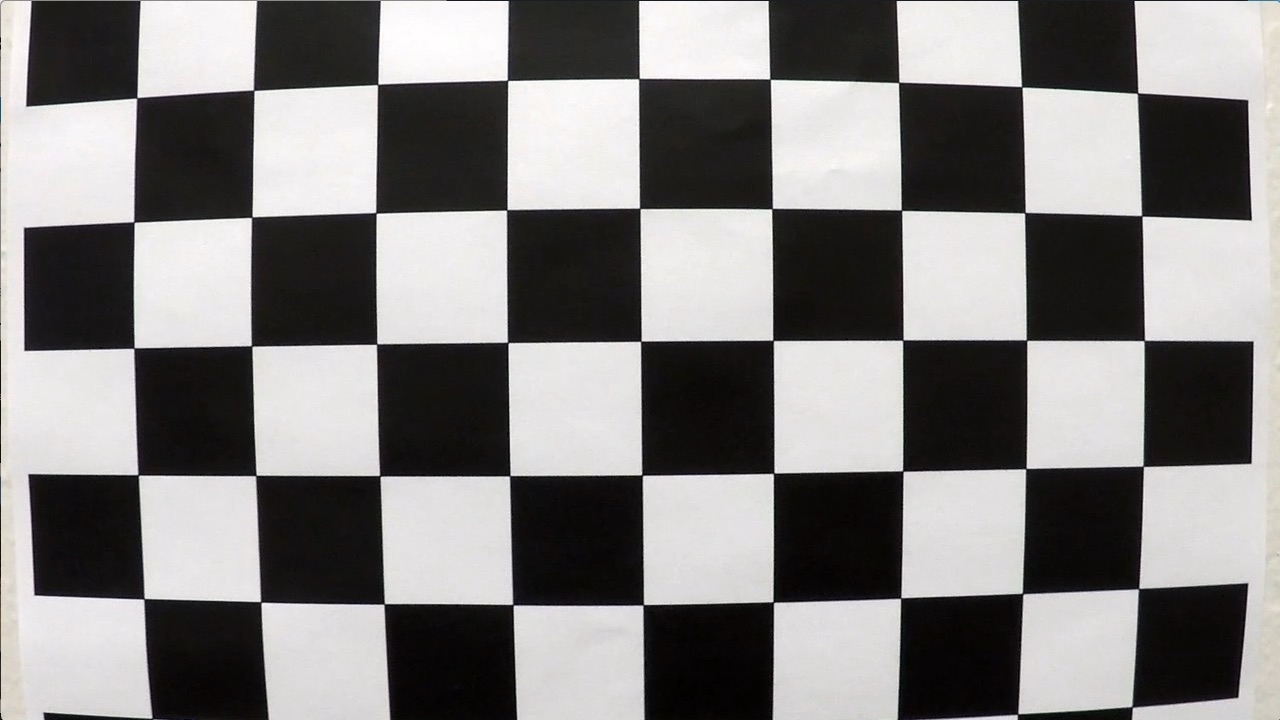
#> input picture term-1/P4_AdvancedLaneFinding_ComputerVision/camera_cal/calibration1.jpg, 1280 x 720 px; its folder holds 5 pictures in this run; the run also reads 1 picture not shown here
$ jupyter execute --allow-errors Advanced_lane_detection.ipynb   (shell and % lines are left out)   (older library calls are emulated)
#> lines starting #> are read from the running program, lines starting #| are printed output that depends on the picture
# Advanced Lane Detection

[cell 1]
import numpy as np
import cv2
import matplotlib.pyplot as plt
import matplotlib.image as mpimg
from glob import glob
import imageio
#> (the rest of this cell did not finish here and is left out)

## Camera Calibration and Image Undistortion

[cell 2]
# Create lists to store object points and image points from all images
objpoints = []
imgpoints = []

# Prepare object points
objp = np.zeros((6*9,3),np.float32)
objp[:,:2] = np.mgrid[0:9,0:6].T.reshape(-1,2)

# Loop through calibration checkboard images and search for corners
for fname in glob('./camera_cal/calibration*.jpg'):
    img = mpimg.imread(fname)
#> img is the input picture: shape (720, 1280, 3); mean R, G, B 130.1, 128.4, 127.8
    gray = cv2.cvtColor(img,cv2.COLOR_BGR2GRAY)

    # Find the chessboard corners
    ret, corners = cv2.findChessboardCorners(gray, (9,6),None)
#> ret = False; corners = None

    # If found, add to imgpoints, objpoints
    if ret == True:
        imgpoints.append(corners)
        objpoints.append(objp)
        #img = cv2.drawChessboardCorners(img, (9,6), corners, ret)

# Perform camera calibration
ret, mtx, dist, rvecs, tvecs = cv2.calibrateCamera(objpoints, imgpoints, gray.shape[::-1],None,None)

[cell 3]
# Read an example calibration image
cal_img = mpimg.imread('./camera_cal/calibration2.jpg')
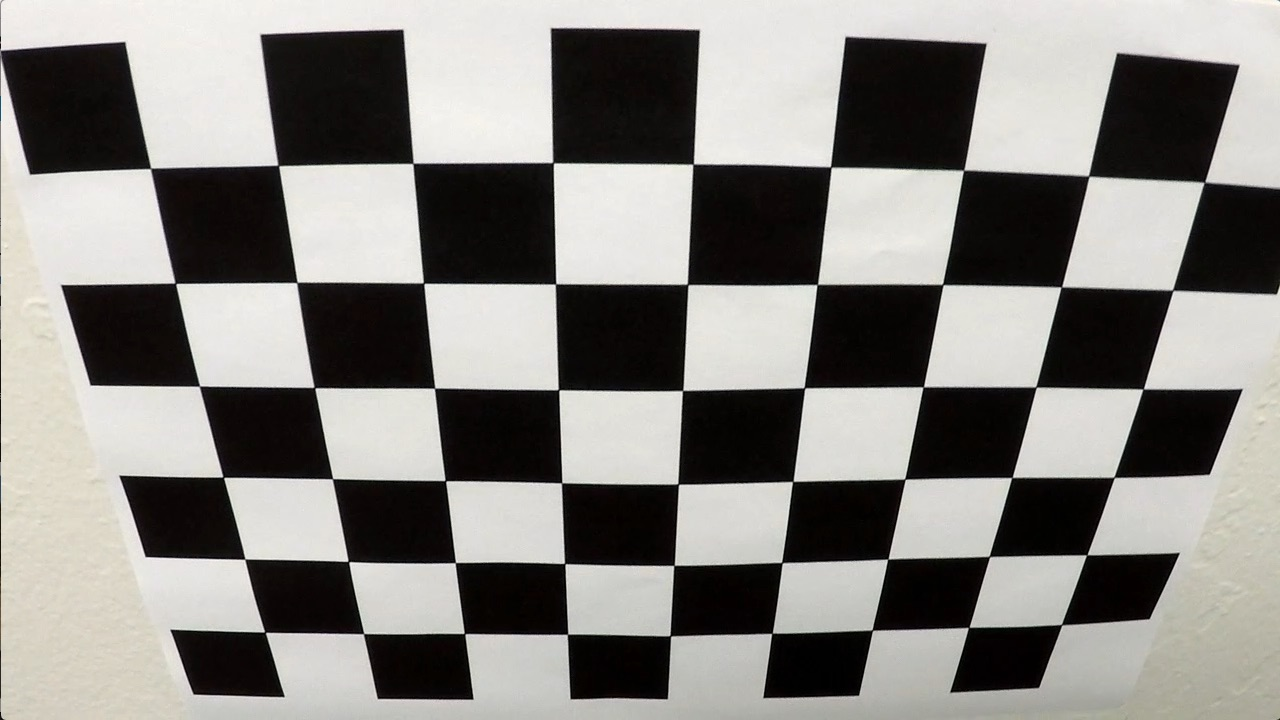
#> input picture term-1/P4_AdvancedLaneFinding_ComputerVision/camera_cal/calibration2.jpg, 1280 x 720 px
#> cal_img is the input picture: shape (720, 1280, 3); mean R, G, B 134.4, 132.4, 128.5

# Undistort image using camera calibration parameters
cal_undist = cv2.undistort(cal_img, mtx, dist, None, mtx)

[cell 4]
# Plot original and undistorted images
f, (ax1, ax2) = plt.subplots(1, 2, figsize=(24, 9))
f.tight_layout()
ax1.imshow(cal_img)
ax1.set_title('Original Image', fontsize=30)
ax2.imshow(cal_undist)
ax2.set_title('Undistorted Image', fontsize=30)
plt.subplots_adjust(left=0., right=1, top=0.9, bottom=0.)

## Lane detection on Test images

[cell 5]
# Read an example test image
test_img = mpimg.imread('./test_images/test5.jpg')
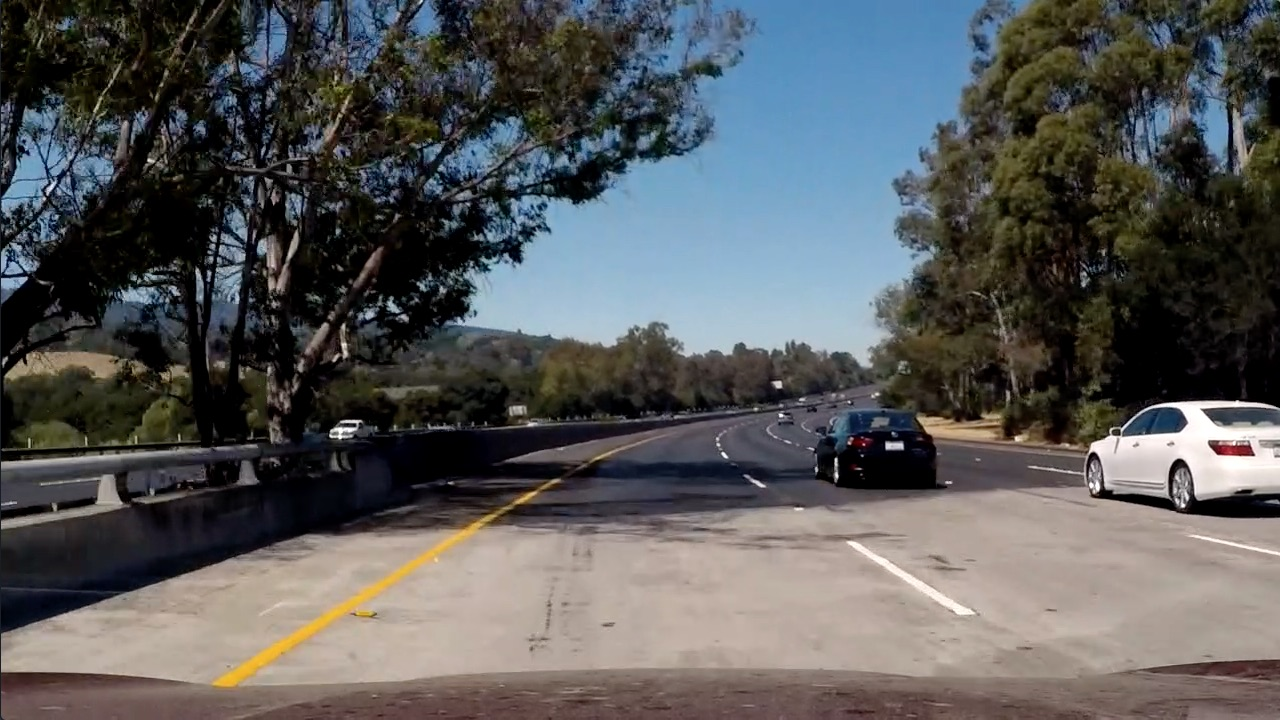
#> input picture term-1/P4_AdvancedLaneFinding_ComputerVision/test_images/test5.jpg, 1280 x 720 px
#> test_img is the input picture: shape (720, 1280, 3); mean R, G, B 88.5, 89.3, 89.8

# Undistort image using camera calibration parameters
test_undist = cv2.undistort(test_img, mtx, dist, None, mtx)

[cell 6]
# Plot original and undistorted images
f, (ax1, ax2) = plt.subplots(1, 2, figsize=(24, 9))
f.tight_layout()
ax1.imshow(test_img)
ax1.set_title('Original Image', fontsize=30)
ax2.imshow(test_undist)
ax2.set_title('Undistorted Image', fontsize=30)
plt.subplots_adjust(left=0., right=1, top=0.9, bottom=0.)

### Preprocessing image using HLS and Color thresholds

[cell 7]
# Mask and threshold parameters

mask_vertices = np.array([[[182, 720], [500, 466], [782, 464], [1234, 720]]]) # mask

s_thresh = (90,255) # threshold in S channel
h_thresh = (15,105) # threshold in H channel
r_thresh = (200,255) #threshold in R channel

[cell 8]
def preprocess(image,mask_vertices = mask_vertices, s_thresh = s_thresh, r_thresh = r_thresh, h_thresh = h_thresh):

    # mask image
#> called with mask_vertices = array of shape (1, 4, 2), s_thresh = (90, 255), r_thresh = (200, 255), h_thresh = (15, 105)
    mask = np.uint8(np.zeros_like(image[:,:,0]))
    vertices = mask_vertices
    cv2.fillPoly(mask, vertices, (1))

    # threshold in H and S channels
    hls = cv2.cvtColor(image, cv2.COLOR_BGR2HLS)
    S = hls[:,:,2]
    H = hls[:,:,0]
    hs_binary = np.zeros_like(S)
    hs_binary[(S > s_thresh[0]) & (S <= s_thresh[1]) & (H > h_thresh[0]) & (H <= h_thresh[1])] = 1

    # threshold in R channel
    R = image[:,:,2]
    r_binary = np.zeros_like(R)
    r_binary[(R > r_thresh[0]) & (R <= r_thresh[1])] = 1


    # combine the results
    combined_binary_masked = cv2.bitwise_and(cv2.bitwise_or(hs_binary,r_binary),mask)

    return combined_binary_masked

[cell 9]
# Preprocessing the example test image
test_preproc = preprocess(test_undist)

# Plotting the resulting binary image
plt.imshow(test_preproc,cmap='gray')

### Perspective Transformation

[cell 10]
# Parameters for perspective transformation

src = np.float32([[258, 679], [446, 549], [837, 549], [1045, 679]]) # perspective transform source
dst = np.float32([[258, 679], [258, 549], [837, 549], [837, 679]]) # perspective transform destionation

[cell 11]
# Perspective tranformation to bird's eye view
M = cv2.getPerspectiveTransform(src, dst)

# Inverse transformation to original perspective
Minv = cv2.getPerspectiveTransform(dst, src)

[cell 12]
# Perspective transformation of the preprocessed example test image
test_warp = cv2.warpPerspective(test_preproc, M, test_preproc.shape[::-1], flags=cv2.INTER_LINEAR)

# Plotting the resulting warped image
plt.imshow(test_warp, cmap='gray')

### Finding lane lines using sliding window search

[cell 13]
def find_lanes(binary_warped, nwindows = 6, margin = 100, minpix = 50):

    # Take a histogram of the bottom half of the image
#> called with nwindows = 6, margin = 100, minpix = 50
    histogram = np.sum(binary_warped[np.int(binary_warped.shape[0]/2):,:], axis=0)
#> histogram = 1280 values, max 292 at index 251, min 0 at index 0, mean 9.79

    # Find the peak of the left and right  halves of the histogram
    # These will be the starting point for the left and right lines
    midpoint = np.int(histogram.shape[0]/2)
    leftx_base = np.argmax(histogram[:midpoint])
#> leftx_base = 251
    rightx_base = np.argmax(histogram[midpoint:]) + midpoint
#> rightx_base = 866

    # Set height of windows
    window_height = np.int(binary_warped.shape[0]/nwindows)

    # Identify the x and y positions of all nonzero pixels in the image
    nonzero = binary_warped.nonzero()
#> nonzero = 16912 positions, rows 129 to 693, columns 221 to 924
    nonzeroy = np.array(nonzero[0])
#> nonzeroy = 16912 values from 129 to 693
    nonzerox = np.array(nonzero[1])
#> nonzerox = 16912 values, max 924 at index 1193, min 221 at index 6454, mean 347.8

    # Current positions to be updated for each window
    leftx_current = leftx_base
#> leftx_current = 251
    rightx_current = rightx_base
#> rightx_current = 866

    # Create empty lists to receive left and right lane pixel indices
    left_lane_inds = []
    right_lane_inds = []

    # Step through the windows one by one
    for window in range(nwindows):

        # Identify window boundaries in x and y (and right and left)
        win_y_low = binary_warped.shape[0] - (window+1)*window_height
        win_y_high = binary_warped.shape[0] - window*window_height
        win_xleft_low = leftx_current - margin
        win_xleft_high = leftx_current + margin
        win_xright_low = rightx_current - margin
        win_xright_high = rightx_current + margin

        # Identify the nonzero pixels in x and y within the window
        good_left_inds = ((nonzeroy >= win_y_low) & (nonzeroy < win_y_high) & (nonzerox >= win_xleft_low) & (nonzerox < win_xleft_high)).nonzero()[0]
        good_right_inds = ((nonzeroy >= win_y_low) & (nonzeroy < win_y_high) & (nonzerox >= win_xright_low) & (nonzerox < win_xright_high)).nonzero()[0]

        # Append these indices to the lists
        left_lane_inds.append(good_left_inds)
        right_lane_inds.append(good_right_inds)

        # If you found > minpix pixels, recenter next window on their mean position
        if len(good_left_inds) > minpix:
            leftx_current = np.int(np.mean(nonzerox[good_left_inds]))
        if len(good_right_inds) > minpix:
            rightx_current = np.int(np.mean(nonzerox[good_right_inds]))
#> this loop made 6 passes
#> (win_xleft_low, win_xleft_high, win_xright_low, win_xright_high, leftx_current, rightx_current) on passes 1 to 4: (151, 351, 766, 966, 245, 860), (145, 345, 760, 960, 249, 868), (149, 349, 768, 968, 262, 888), (162, 362, 788, 988, 275, 914)
#> after the loop, left_lane_inds = 6 items; right_lane_inds = 6 items

    # Concatenate the arrays of indices
    left_lane_inds = np.concatenate(left_lane_inds)
#> left_lane_inds = 14470 values, max 16911 at index 2314, min 0 at index 13405, mean 8131.7
    right_lane_inds = np.concatenate(right_lane_inds)
#> right_lane_inds = 2442 values, max 15965 at index 745, min 1130 at index 1851, mean 10374

    # Extract left and right line pixel positions
    leftx = nonzerox[left_lane_inds]
#> leftx = 14470 values, max 370 at index 13442, min 221 at index 8867, mean 258.4
    lefty = nonzeroy[left_lane_inds]
#> lefty = 14470 values, max 693 at index 2311, min 129 at index 13405, mean 455
    rightx = nonzerox[right_lane_inds]
#> rightx = 2442 values, max 924 at index 1914, min 849 at index 712, mean 877.6
    righty = nonzeroy[right_lane_inds]
#> righty = 2442 values, max 643 at index 730, min 254 at index 1851, mean 511.4

    return leftx, lefty, rightx, righty

def fit_polynomial(leftx, lefty, rightx, righty):

    # Fit a second order polynomial to each
    left_fit = np.polyfit(lefty, leftx, 2)
    right_fit = np.polyfit(righty, rightx, 2)

    return left_fit, right_fit

def draw_curves(binary_warped, left_fit, right_fit):

    # Generate x and y values for plotting
    ploty = np.linspace(0, binary_warped.shape[0]-1, binary_warped.shape[0] )
    left_fitx = left_fit[0]*ploty**2 + left_fit[1]*ploty + left_fit[2]
    right_fitx = right_fit[0]*ploty**2 + right_fit[1]*ploty + right_fit[2]

    return left_fitx, right_fitx, ploty

[cell 14]
# Detect lanes on the warped example test image
test_leftx, test_lefty, test_rightx, test_righty = find_lanes(test_warp)
test_left_fit, test_right_fit = fit_polynomial(test_leftx, test_lefty, test_rightx, test_righty)
test_left_fitx, test_right_fitx, test_ploty = draw_curves(test_warp, test_left_fit, test_right_fit)

[cell 15]
# Create an output image to draw on and  visualize the result
out_img = np.dstack((test_warp, test_warp, test_warp))*255

out_img[test_lefty, test_leftx] = [255, 0, 0]
out_img[test_righty, test_rightx] = [0, 0, 255]
plt.imshow(out_img)
plt.plot(test_left_fitx, test_ploty, color='yellow')
plt.plot(test_right_fitx, test_ploty, color='yellow')
plt.xlim(0, 1280)
plt.ylim(720, 0)

### Measuring curvature

[cell 16]
def rad_curvature(binary_warped, leftx, lefty, rightx, righty, left_fitx, right_fitx, ploty):

    # Define y-value where we want radius of curvature
    # I'll choose the maximum y-value, corresponding to the bottom of the image
    y_eval = np.int(np.max(ploty))
    #print(y_eval)

    leftx = leftx[::-1]  # Reverse to match top-to-bottom in y
    rightx = rightx[::-1]  # Reverse to match top-to-bottom in y

    # Define conversions in x and y from pixels space to meters
    ym_per_pix = 30/720 # meters per pixel in y dimension
    xm_per_pix = 3.7/700 # meters per pixel in x dimension

    # Fit new polynomials to x,y in world space
    left_fit_cr = np.polyfit(lefty*ym_per_pix, leftx*xm_per_pix, 2)
    right_fit_cr = np.polyfit(righty*ym_per_pix, rightx*xm_per_pix, 2)

    # Calculate the new radii of curvature
    left_curverad = ((1 + (2*left_fit_cr[0]*y_eval*ym_per_pix + left_fit_cr[1])**2)**1.5) / np.absolute(2*left_fit_cr[0])
    right_curverad = ((1 + (2*right_fit_cr[0]*y_eval*ym_per_pix + right_fit_cr[1])**2)**1.5) / np.absolute(2*right_fit_cr[0])

    # Now our radius of curvature is in meters

    # Take the average of left and right radii
    radius = (left_curverad + right_curverad)/2.

    # left right lane positions in the pixels space
    left_lane_pos  = left_fitx[y_eval]
    right_lane_pos = right_fitx[y_eval]

    # deviation from center in meters
    deviation = ((right_lane_pos + left_lane_pos)/2. - 1280/2.)*xm_per_pix

    return [radius, deviation]

[cell 17]
# Calculate radius of curvature and deviation from center in the example test image
test_radius, test_deviation = rad_curvature(test_warp, test_leftx, test_lefty, test_rightx, test_righty, test_left_fitx, test_right_fitx, test_ploty)
print(test_radius, test_deviation)

### Highlighting lane in the original image

[cell 18]
def draw_lane(binary_warped, undistorted, left_fitx, right_fitx, ploty, Minv):

    # Create an image to draw the lines on
    warp_zero = np.zeros_like(binary_warped).astype(np.uint8)
    color_warp = np.dstack((warp_zero, warp_zero, warp_zero))

    # Recast the x and y points into usable format for cv2.fillPoly()
    pts_left = np.array([np.transpose(np.vstack([left_fitx, ploty]))])
    pts_right = np.array([np.flipud(np.transpose(np.vstack([right_fitx, ploty])))])
    pts = np.hstack((pts_left, pts_right))

    # Draw the lane onto the warped blank image
    cv2.fillPoly(color_warp, np.int_([pts]), (0,255, 0))

    # Warp the blank back to original image space using inverse perspective matrix (Minv)
    newwarp = cv2.warpPerspective(color_warp, Minv, (undistorted.shape[1], undistorted.shape[0]))

    # Combine the result with the original image
    image_highlighted = cv2.addWeighted(undistorted, 1, newwarp, 0.3, 0)

    return image_highlighted

[cell 19]
# Highlight lane in the example test image
test_image_highlighted = draw_lane(test_warp, test_undist, test_left_fitx, test_right_fitx, test_ploty, Minv)

# Print radius and deviation information on the image
cv2.putText(test_image_highlighted, "curve radius: {} m".format(int(test_radius)), (50,80), cv2.FONT_HERSHEY_SIMPLEX, 1, (225,225,225), 2, cv2.LINE_AA)
cv2.putText(test_image_highlighted, "center deviation: {0:.2f} m".format(test_deviation), (50,130), cv2.FONT_HERSHEY_SIMPLEX, 1, (225,225,225), 2, cv2.LINE_AA)

plt.imshow(test_image_highlighted)

## Building pipeline for lane detection given an image

[cell 20]
def lane_detection(img, mtx, dist, src, dst, mask_vertices, s_thresh, r_thresh, h_thresh):
#> called with mtx = array of shape (3, 3), dist = array of shape (1, 5), src = array of shape (4, 2), dst = array of shape (4, 2), mask_vertices = array of shape (1, 4, 2), s_thresh = (90, 255), r_thresh = (200, 255), h_thresh = (15, 105)
    img_undist = cv2.undistort(img, mtx, dist, None, mtx)
    img_preproc = preprocess(img_undist, mask_vertices=mask_vertices,s_thresh=s_thresh,r_thresh=r_thresh, h_thresh=h_thresh)

    M = cv2.getPerspectiveTransform(src, dst)
    Minv = cv2.getPerspectiveTransform(dst, src)

    img_warp = cv2.warpPerspective(img_preproc, M, img_preproc.shape[::-1], flags=cv2.INTER_LINEAR)

    img_leftx, img_lefty, img_rightx, img_righty = find_lanes(img_warp)
#> the loop in find_lanes (call 2), `for window in range(nwindows):` made 6 passes
#> (win_xleft_low, win_xleft_high, win_xright_low, win_xright_high, leftx_current, rightx_current) on passes 1 to 4: (213, 413, 818, 1018, 302, 893), (202, 402, 793, 993, 319, 910), (219, 419, 810, 1010, 343, 918), (243, 443, 818, 1018, 369, 958)
    img_left_fit, img_right_fit = fit_polynomial(img_leftx, img_lefty, img_rightx, img_righty)
    img_left_fitx, img_right_fitx, img_ploty = draw_curves(img_warp, img_left_fit, img_right_fit)

    img_radius, img_deviation = rad_curvature(img_warp, img_leftx, img_lefty, img_rightx, img_righty, img_left_fitx, img_right_fitx, img_ploty)

    img_highlighted = draw_lane(img_warp, img_undist, img_left_fitx, img_right_fitx, img_ploty, Minv)

    cv2.putText(img_highlighted, "curve radius: {} m".format(int(img_radius)), (50,80), cv2.FONT_HERSHEY_SIMPLEX, 1, (225,225,225), 2, cv2.LINE_AA)
    cv2.putText(img_highlighted, "center deviation: {0:.2f} m".format(img_deviation), (50,130), cv2.FONT_HERSHEY_SIMPLEX, 1, (225,225,225), 2, cv2.LINE_AA)
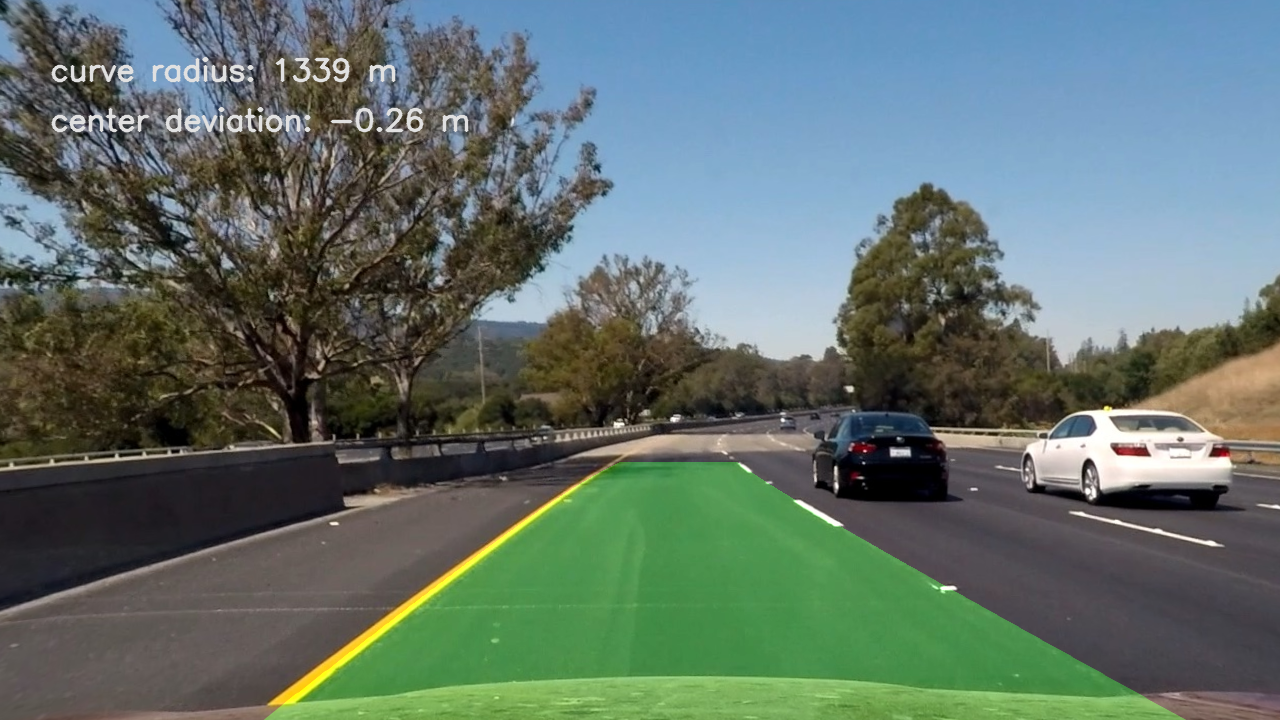
#> img_highlighted: shape (720, 1280, 3); mean R, G, B 97, 113.3, 106.7

    return img_highlighted

[cell 21]
img = mpimg.imread('./test_images/test6.jpg')

mask_vertices = np.array([[[182, 720], [500, 466], [782, 464], [1234, 720]]])

img_highlighted = lane_detection(img, mtx, dist, src, dst, mask_vertices = mask_vertices, s_thresh = (90,255), r_thresh = (200,255), h_thresh = (15, 105))
plt.imshow(img_highlighted)
